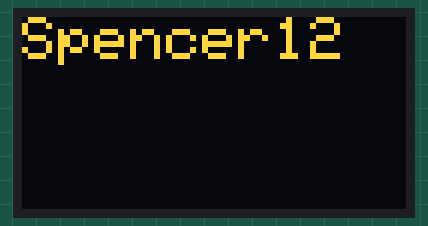
The program below on a simulated ESP32. On the bench: 128×64 one-colour display. The OLED is the two-colour kind (top 16 rows yellow); the display library's start-up logo is not drawn.

Above: at 4.2 s.

The program:

main.cpp
```cpp
#include <Arduino.h>

#include <SPI.h>
#include <Wire.h>
#include <Adafruit_GFX.h>
#include <Adafruit_SSD1306.h>

#define SCREEN_WIDTH 128 // OLED display width, in pixels
#define SCREEN_HEIGHT 64 // OLED display height, in pixels

// Declaration for an SSD1306 display connected to I2C (SDA, SCL pins)
#define OLED_RESET     -1 // Reset pin # (or -1 if sharing Arduino reset pin)
Adafruit_SSD1306 display(SCREEN_WIDTH, SCREEN_HEIGHT, &Wire, OLED_RESET);

#define NUMFLAKES     10 // Number of snowflakes in the animation example


void printText(String text);

void loop() {
  printText("Spencer12");
}

void printText(String text){
  display.clearDisplay();
  display.setTextSize(2);             // Normal 1:1 pixel scale
  display.setTextColor(SSD1306_WHITE);        // Draw white text
  display.setCursor(0,0);             // Start at top-left corner
  display.println((text));
  display.display();
}

void setup() {
  Serial.begin(9600);

  if(!display.begin(SSD1306_SWITCHCAPVCC, 0x3C)) { // Address 0x3D for 128x64
    Serial.println(F("SSD1306 allocation failed"));
    for(;;); // Don't proceed, loop forever
  }


  display.display();
  delay(2000); // Pause for 2 seconds


  display.clearDisplay();


  display.drawPixel(10, 10, SSD1306_WHITE);

  display.display();
  delay(2000);
  printText("Spencer");
}
```
